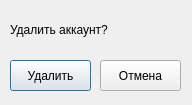
<?xml version="1.0" encoding="UTF-8"?>
<ui version="4.0">
 <class>Dialog</class>
 <widget class="QDialog" name="Dialog">
  <property name="geometry">
   <rect>
    <x>0</x>
    <y>0</y>
    <width>192</width>
    <height>105</height>
   </rect>
  </property>
  <property name="windowTitle">
   <string>Dialog</string>
  </property>
  <widget class="QLabel" name="label">
   <property name="geometry">
    <rect>
     <x>10</x>
     <y>20</y>
     <width>121</width>
     <height>19</height>
    </rect>
   </property>
   <property name="text">
    <string>Удалить аккаунт?</string>
   </property>
  </widget>
  <widget class="QPushButton" name="pushButton">
   <property name="geometry">
    <rect>
     <x>10</x>
     <y>60</y>
     <width>81</width>
     <height>31</height>
    </rect>
   </property>
   <property name="text">
    <string>Удалить</string>
   </property>
  </widget>
  <widget class="QPushButton" name="pushButton_2">
   <property name="geometry">
    <rect>
     <x>100</x>
     <y>60</y>
     <width>81</width>
     <height>31</height>
    </rect>
   </property>
   <property name="text">
    <string>Отмена</string>
   </property>
  </widget>
 </widget>
 <resources/>
 <connections/>
</ui>
